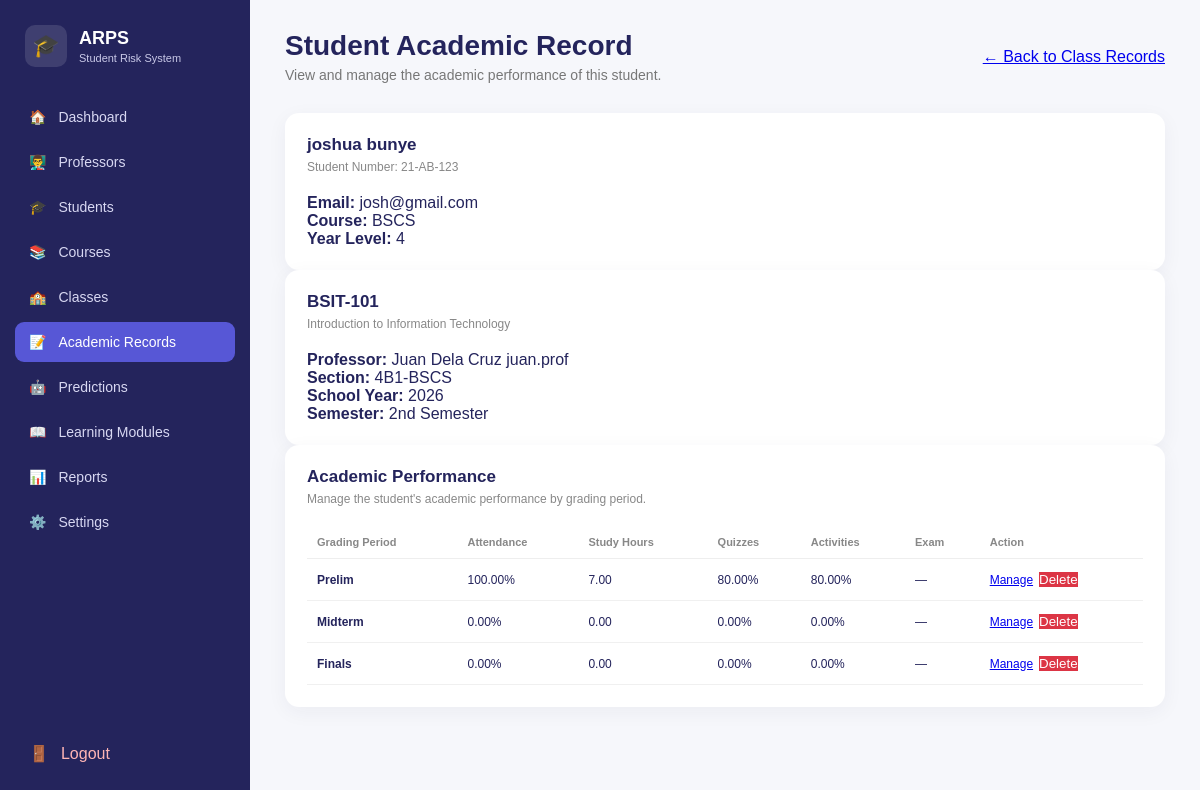
/academic-records/class/1/student/2 (signed in), run on the app's committed database.
### tables this page shows
CREATE TABLE students (
            student_id INTEGER PRIMARY KEY AUTOINCREMENT,
            user_id INTEGER UNIQUE,
            student_number TEXT UNIQUE NOT NULL,
            first_name TEXT NOT NULL,
            last_name TEXT NOT NULL,
            email TEXT UNIQUE,
            course TEXT,
            year_level INTEGER,
            FOREIGN KEY (user_id)
                REFERENCES users(user_id)
                ON DELETE CASCADE
        );

CREATE TABLE courses (
            course_id INTEGER PRIMARY KEY AUTOINCREMENT,
            course_code TEXT UNIQUE NOT NULL,
            course_title TEXT NOT NULL,
            description TEXT
        );

CREATE TABLE professors (
            professor_id INTEGER PRIMARY KEY AUTOINCREMENT,
            user_id INTEGER UNIQUE,
            employee_number TEXT UNIQUE NOT NULL,
            first_name TEXT NOT NULL,
            last_name TEXT NOT NULL,
            email TEXT UNIQUE,
            FOREIGN KEY (user_id)
                REFERENCES users(user_id)
                ON DELETE CASCADE
        );

CREATE TABLE classes (
            class_id INTEGER PRIMARY KEY AUTOINCREMENT,
            course_id INTEGER NOT NULL,
            professor_id INTEGER NOT NULL,
            section TEXT,
            school_year TEXT,
            semester TEXT,
            FOREIGN KEY (course_id)
                REFERENCES courses(course_id)
                ON DELETE CASCADE,
            FOREIGN KEY (professor_id)
                REFERENCES professors(professor_id)
                ON DELETE CASCADE
        );

CREATE TABLE academic_factors (
            factor_id INTEGER PRIMARY KEY AUTOINCREMENT,
            enrollment_id INTEGER NOT NULL,
            period_id INTEGER NOT NULL,
            attendance_percentage REAL DEFAULT 0,
            study_hours REAL DEFAULT 0,
            quiz_average REAL DEFAULT 0,
            activity_average REAL DEFAULT 0,
            exam_percentage REAL,
            computed_at TIMESTAMP DEFAULT CURRENT_TIMESTAMP,
            UNIQUE(enrollment_id, period_id),
            FOREIGN KEY (enrollment_id)
                REFERENCES enrollments(enrollment_id)
                ON DELETE CASCADE,
            FOREIGN KEY (period_id)
                REFERENCES grading_periods(period_id)
                ON DELETE CASCADE
        );

CREATE TABLE grading_periods (
            period_id INTEGER PRIMARY KEY AUTOINCREMENT,
            period_name TEXT UNIQUE NOT NULL
                CHECK (period_name IN ('Prelim', 'Midterm', 'Finals'))
        );

### app.py (the view)
@app.route(
    "/academic-records/class/<int:class_id>/student/<int:student_id>"
)
def student_academic_record(
    class_id,
    student_id
):
    if "user_id" not in session:
        return redirect(
            url_for("login")
        )
    if session["role"] not in (
        "admin",
        "professor"
    ):
        return redirect(
            url_for("dashboard")
        )
    connection = get_db_connection()
    try:
        ensure_attendance_period_column(
            connection
        )
        cursor = connection.cursor()
        if not professor_owns_class(
            cursor,
            class_id
        ):
            return (
                "You are not authorized to view this class.",
                403
            )
        cursor.execute("""
            SELECT

                e.enrollment_id,

                s.student_id,
                s.student_number,
                s.first_name,
                s.last_name,
                s.email,
                s.course,
                s.year_level,

                cl.class_id,
                cl.section,
                cl.school_year,
                cl.semester,

                c.course_code,
                c.course_title,

                p.first_name AS professor_first_name,
                p.last_name AS professor_last_name

            FROM enrollments e

            JOIN students s
                ON e.student_id = s.student_id

            JOIN classes cl
                ON e.class_id = cl.class_id

            JOIN courses c
                ON cl.course_id = c.course_id

            JOIN professors p
                ON cl.professor_id = p.professor_id

            WHERE e.class_id = ?
            AND e.student_id = ?
        """, (
            class_id,
            student_id
        ))
        record = cursor.fetchone()
        if not record:
            return (
                "Student is not enrolled in this class.",
                404
            )
        cursor.execute("""
            SELECT

                gp.period_id,
                gp.period_name,

                af.attendance_percentage,
                af.study_hours,
                af.quiz_average,
                af.activity_average,
                af.exam_percentage

            FROM grading_periods gp

            LEFT JOIN academic_factors af

                ON af.period_id = gp.period_id

                AND af.enrollment_id = ?

            ORDER BY gp.period_id
        """, (
            record["enrollment_id"],
        ))
        periods = cursor.fetchall()
    finally:
        connection.close()
    return render_template(
        "student_academic_record.html",
        record=record,
        periods=periods
    )

### templates/student_academic_record.html (shortened to what this page needs)
<!DOCTYPE html>
<html lang="en">
<head>
    <link rel="stylesheet"
          href="{{ url_for('static', filename='css/style.css') }}">
</head>
<body class="dashboard-page">
<div class="dashboard-layout">
    <aside class="sidebar">
        <div class="brand">
            <div class="brand-icon">
                🎓
            </div>
            <div>
                <strong>ARPS</strong>
                <small>Student Risk System</small>
            </div>
        </div>
        <nav class="sidebar-nav">
            <a href="{{ url_for('dashboard') }}"
               class="nav-item">
                🏠
                <span>Dashboard</span>
            </a>
            <a href="{{ url_for('professors') }}"
               class="nav-item">
                👨‍🏫
                <span>Professors</span>
            </a>
            <a href="{{ url_for('students') }}"
               class="nav-item">
                🎓
                <span>Students</span>
            </a>
            <a href="{{ url_for('courses') }}"
               class="nav-item">
                📚
                <span>Courses</span>
            </a>
            <a href="{{ url_for('classes') }}"
               class="nav-item">
                🏫
                <span>Classes</span>
            </a>
            <a href="{{ url_for('academic_records') }}"
               class="nav-item active">
                📝
                <span>Academic Records</span>
            </a>
            <a href="#"
               class="nav-item">
                🤖
                <span>Predictions</span>
            </a>
            <a href="#"
               class="nav-item">
                📖
                <span>Learning Modules</span>
            </a>
            <a href="#"
               class="nav-item">
                📊
                <span>Reports</span>
            </a>
            <a href="#"
               class="nav-item">
                ⚙️
                <span>Settings</span>
            </a>
        </nav>
        <a href="{{ url_for('logout') }}"
           class="logout-button">
            🚪
            <span>Logout</span>
        </a>
    </aside>
    <main class="main-content">
        <header class="topbar">
            <div>
                <h1>Student Academic Record</h1>
                <p>
                    View and manage the academic performance of this student.
                </p>
            </div>
            <a
                href="{{ url_for(
                    'view_class_records',
                    class_id=record['class_id']
                ) }}"
                class="btn">
                ← Back to Class Records
            </a>
        </header>
        <section class="dashboard-card">
            <div class="card-header">
                <div>
                    <h2>
                        {{ record["first_name"] }}
                        {{ record["last_name"] }}
                    </h2>
                    <p>
                        Student Number:
                        {{ record["student_number"] }}
                    </p>
                </div>
            </div>
            <p>
                <strong>Email:</strong>
                {{ record["email"] or "-" }}
            </p>
            <p>
                <strong>Course:</strong>
                {{ record["course"] or "-" }}
            </p>
            <p>
                <strong>Year Level:</strong>
                {{ record["year_level"] or "-" }}
            </p>
        </section>
        <section class="dashboard-card">
            <div class="card-header">
                <div>
                    <h2>
                        {{ record["course_code"] }}
                    </h2>
                    <p>
                        {{ record["course_title"] }}
                    </p>
                </div>
            </div>
            <p>
                <strong>Professor:</strong>
                {{ record["professor_first_name"] }}
                {{ record["professor_last_name"] }}
            </p>
            <p>
                <strong>Section:</strong>
                {{ record["section"] or "-" }}
            </p>
            <p>
                <strong>School Year:</strong>
                {{ record["school_year"] or "-" }}
            </p>
            <p>
                <strong>Semester:</strong>
                {{ record["semester"] or "-" }}
            </p>
        </section>
        <section class="dashboard-card">
            <div class="card-header">
                <div>
                    <h2>Academic Performance</h2>
                    <p>
                        Manage the student's academic performance
                        by grading period.
                    </p>
                </div>
            </div>
            <div class="table-wrapper">
                <table>
                    <thead>
                        <tr>
                            <th>Grading Period</th>
                            <th>Attendance</th>
                            <th>Study Hours</th>
                            <th>Quizzes</th>
                            <th>Activities</th>
                            <th>Exam</th>
                            <th>Action</th>
                        </tr>
                    </thead>
                    <tbody>
                    {% for period in periods %}
                        <tr>
                            <td>
                                <strong>
                                    {{ period["period_name"] }}
                                </strong>
                            </td>
                            <td>
                                {% if period["attendance_percentage"] is not none %}
                                    {{ "%.2f"|format(
                                        period["attendance_percentage"]
                                    ) }}%
                                {% else %}
                                    —
                                {% endif %}
                            </td>
                            <td>
                                {% if period["study_hours"] is not none %}
                                    {{ "%.2f"|format(
                                        period["study_hours"]
                                    ) }}
                                {% else %}
                                    —
                                {% endif %}
                            </td>
                            <td>
                                {% if period["quiz_average"] is not none %}
                                    {{ "%.2f"|format(
                                        period["quiz_average"]
                                    ) }}%
                                {% else %}
                                    —
                                {% endif %}
                            </td>
                            <td>
                                {% if period["activity_average"] is not none %}
                                    {{ "%.2f"|format(
                                        period["activity_average"]
                                    ) }}%
                                {% else %}
                                    —
                                {% endif %}
                            </td>
                            <td>
                                {% if period["exam_percentage"] is not none %}
                                    {{ "%.2f"|format(
                                        period["exam_percentage"]
                                    ) }}%
                                {% else %}
                                    —
                                {% endif %}
                            </td>
<td>
    <div style="display: flex; gap: 6px; align-items: center;">
        <a
            href="{{ url_for(
                'manage_student_academic_record',
                class_id=record['class_id'],
                student_id=record['student_id'],
                period_id=period['period_id']
            ) }}"
            class="btn btn-small">
            Manage
        </a>
<form
    method="POST"
    action="{{ url_for(
        'delete_period_academic_record',
        class_id=record['class_id'],
        student_id=record['student_id'],
        period_id=period['period_id']
    ) }}"
    data-period-name="{{ period['period_name']|e }}"
    onsubmit="return confirm('Delete ALL academic records for ' + this.dataset.periodName + '?');"
    style="margin: 0;">
    <button
        type="submit"
        class="btn btn-small"
        style="
            background: #dc3545;
            color: white;
            border: none;
            cursor: pointer;
        ">
        Delete
    </button>
</form>
    </div>
</td>
                        </tr>
                    {% endfor %}
                    </tbody>
                </table>
            </div>
        </section>
    </main>
</div>
</body>
</html>

### data on the page
students: first_name "joshua", last_name "bunye", student_number "21-AB-123", email "josh@gmail.com", course "BSCS", year_level "4"
courses: course_code "BSIT-101", course_title "Introduction to Information Technology"
professors: professor_first_name "Juan Dela Cruz", professor_last_name "juan.prof"
classes: section "4B1-BSCS", school_year "2026", semester "2nd Semester"
academic_factors: period_name "Prelim", attendance_percentage "100.00", study_hours "7.00", quiz_average "80.00", activity_average "80.00"
academic_factors: period_name "Midterm", attendance_percentage "0.00", study_hours "0.00", quiz_average "0.00", activity_average "0.00"
academic_factors: period_name "Finals", attendance_percentage "0.00", study_hours "0.00", quiz_average "0.00", activity_average "0.00"
